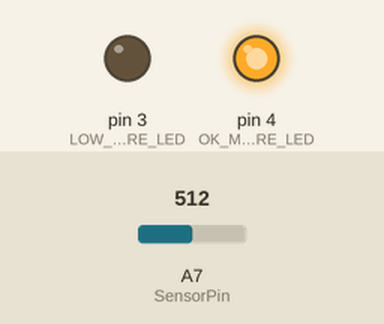
This sketch was run on a simulated Arduino Nano, built with avr-gcc and run on an emulated ATmega328P. Parts: output pins drawn as LEDs (lit = HIGH). Inputs (shaded band) come from the test bench; at power-on: A7 (SensorPin) = 512. What the sketch prints to the serial monitor is not drawn.

Above: at 0.2 s.
Timing chart, 0 to 1.7 s (numbered marks = the images above):
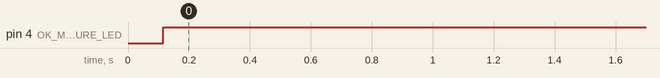

The sketch:

moisture_sensor.ino
```cpp
/*

 Soil Moisture Sensor

 reads the moisture value from a Velleman VMA303 moisture sensor,
 it converts it to a porcentage value,
 and turns ON an OK LED if the moisture value is >= 50%,
 or it turns ON a LOW moisture LED if moisture is below 50%

 last changed: 12.2021 by: ricardo.

*/

// define pins and variables:
#define SensorPin A7
float sensorValue = 0;
int moisture_value = 0;
const int LOW_MOISTURE_LED = 3;
const int OK_MOISTURE_LED = 4;

void setup() {
  Serial.begin(9600);
  pinMode(LOW_MOISTURE_LED, OUTPUT);
  pinMode(OK_MOISTURE_LED, OUTPUT);
  Serial.println("SOIL MOISTURE SENSOR");
  Serial.println("-----------------------------");
}

void loop() {
  for (int i = 0; i <= 100; i++)
  {
    sensorValue = sensorValue + analogRead(SensorPin);
    delay(1);
  }
  sensorValue = sensorValue/100.0;
  moisture_value = sensorValue*100/1024;
  Serial.print("Moisture: ");
  Serial.print(sensorValue);
  Serial.print(" - ");
  Serial.print(moisture_value);
  Serial.println("%");

  if (moisture_value>=50){
     digitalWrite(OK_MOISTURE_LED, HIGH);
     digitalWrite(LOW_MOISTURE_LED, LOW);
  }
  else if (moisture_value<50){
     digitalWrite(LOW_MOISTURE_LED, HIGH);
     digitalWrite(OK_MOISTURE_LED, LOW);
  }
  delay(5000);
}
```

Measured:
- by itself, pin 4 (OK_MOISTURE_LED): LOW → HIGH at 0.11 s
